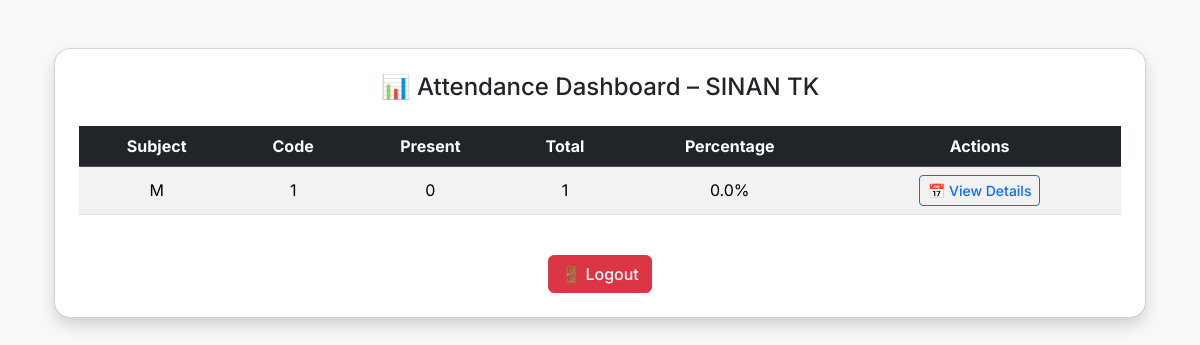
The app's page /student/dashboard (signed in) with its own data.
### tables this page shows
CREATE TABLE subjects (
                id INTEGER PRIMARY KEY AUTOINCREMENT,
                name TEXT,
                code TEXT,
                semester TEXT,
                branch TEXT,
                faculty_id INTEGER
            );

### app.py (the view)
@app.route('/student/dashboard')
def student_dashboard():
    if 'user_id' not in session or session.get('role') != 'student':
        return redirect(url_for('login'))
    student_id = session['user_id']
    with get_db() as db:
        subjects = db.execute('''
            SELECT * FROM subjects WHERE semester = (
                SELECT semester FROM users WHERE id = ?
            ) AND branch = (
                SELECT branch FROM users WHERE id = ?
            )
        ''', (student_id, student_id)).fetchall()
        attendance_summary = []
        for subject in subjects:
            total_hours = db.execute('''
                SELECT COUNT(*) FROM attendance
                WHERE subject_id = ? AND student_id = ?
            ''', (subject['id'], student_id)).fetchone()[0]
            present_hours = db.execute('''
                SELECT COUNT(*) FROM attendance
                WHERE subject_id = ? AND student_id = ? AND present = 1
            ''', (subject['id'], student_id)).fetchone()[0]
            percentage = (present_hours / total_hours * 100) if total_hours > 0 else 0
            attendance_summary.append({
                'subject_name': subject['name'],
                'subject_code': subject['code'],
                'subject_id': subject['id'],
                'total': total_hours,
                'present': present_hours,
                'percentage': round(percentage, 2)
            })
    return render_template(
        'student_dashboard.html',
        name=session['name'],
        attendance_summary=attendance_summary
    )

### app.py (called while the page is built)
@contextmanager
def get_db():
    conn = sqlite3.connect('database.db', timeout=10, check_same_thread=False)
    conn.row_factory = sqlite3.Row
    try:
        yield conn
        conn.commit()
    finally:
        conn.close()

@app.after_request
def add_cache_control(response):
    response.headers['Cache-Control'] = 'no-store'
    return response

### templates/student_dashboard.html (shortened to what this page needs)
{% extends 'base.html' %}
{% block content %}
<div class="container py-4">
  <div class="card shadow rounded-4 p-4">
    <h4 class="text-center mb-4">📊 Attendance Dashboard – {{ name }}</h4>
    <div class="d-none d-md-block">
      <table class="table table-striped align-middle text-center">
        <thead class="table-dark">
          <tr>
            <th>Subject</th>
            <th>Code</th>
            <th>Present</th>
            <th>Total</th>
            <th>Percentage</th>
            <th>Actions</th>
          </tr>
        </thead>
        <tbody>
          {% for a in attendance_summary %}
          <tr>
            <td>{{ a.subject_name }}</td>
            <td>{{ a.subject_code }}</td>
            <td>{{ a.present }}</td>
            <td>{{ a.total }}</td>
            <td>{{ a.percentage }}%</td>
            <td>
              <a href="{{ url_for('view_attendance_detail', subject_id=a.subject_id) }}"
                class="btn btn-sm btn-outline-primary">
                📅 View Details
              </a>
            </td>
          </tr>
          {% endfor %}
        </tbody>
      </table>
    </div>
    <div class="text-center mt-4">
      <a href="{{ url_for('logout') }}" class="btn btn-danger">🚪 Logout</a>
    </div>
  </div>
</div>
{% endblock %}

### templates/base.html (style rules this page uses)
body { font-family: 'Inter', sans-serif; background-color: #f8f9fa; }
.card { border-radius: 1rem; }
.btn { font-weight: 500; }

### records on screen
subjects: subject_name "M", subject_code "1", present "0", total "1", percentage "0.0"

### other values on screen
{{ name }} "SINAN TK"
